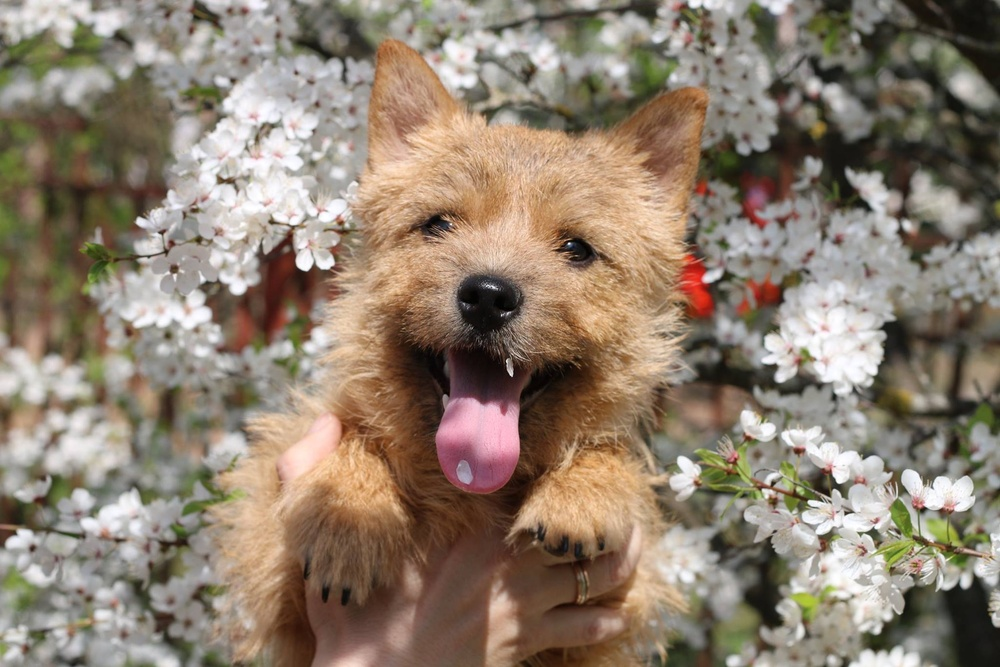
#> input picture 3 year, 1 semester/CV labs/im3.jpg, 1000 x 667 px, shrunk from 2048 x 1365 before the run
$ python 'lab 8.py'
#> lines starting #> are read from the running program, lines starting #| are printed output that depends on the picture
# -*- coding: utf-8 -*-
"""
Created on Tue Nov 27 21:53:16 2018

@author: User
"""

import cv2 as cv
from matplotlib import pyplot as plt

fn = 'im3.jpg'

im = cv.imread(fn);
#> im is the input picture: shape (667, 1000, 3); mean B, G, R 110.6, 127, 141.9
im = cv.cvtColor(im, cv.COLOR_BGR2RGB)

im_gray = cv.imread(fn, 0);
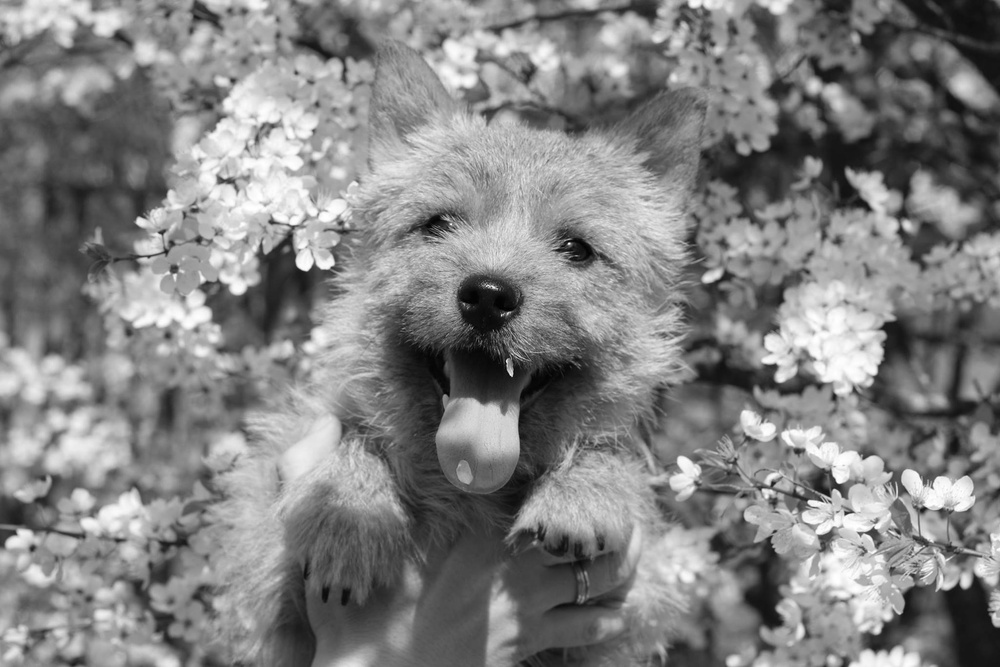
#> im_gray: shape (667, 1000); min 0, max 255, mean 129.6
im_gray = cv.cvtColor(im_gray, cv.COLOR_GRAY2RGB)
#> im_gray: shape (667, 1000, 3)

fig=plt.figure(figsize=(500, 1000))

sub = fig.add_subplot(1, 2, 1)
sub.set_title("ORIGINAL")
plt.imshow(im)

sub = fig.add_subplot(1, 2, 2)
sub.set_title("HALFTONE")
plt.imshow(im_gray)

$ run again, with 3 year, 1 semester/CV labs/im9.jpg copied over 3 year, 1 semester/CV labs/im3.jpg
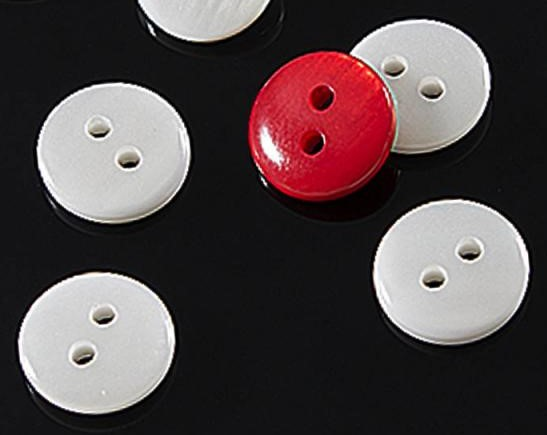
#> input picture 3 year, 1 semester/CV labs/im9.jpg, 547 x 435 px
#> im is the input picture: shape (435, 547, 3); mean B, G, R 72.5, 71, 82.5
#> `im_gray = cv.imread(fn, 0);`:
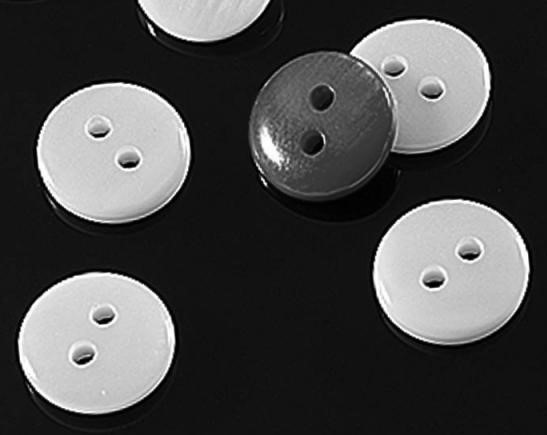
#> im_gray: shape (435, 547); min 0, max 255, mean 74.6

$ run again, with 3 year, 1 semester/CV labs/detail.jpg copied over 3 year, 1 semester/CV labs/im3.jpg
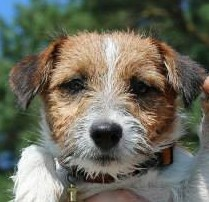
#> input picture 3 year, 1 semester/CV labs/detail.jpg, 209 x 202 px
#> im is the input picture: shape (202, 209, 3); mean B, G, R 93.9, 107.3, 108.4
#> `im_gray = cv.imread(fn, 0);`:
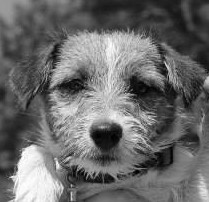
#> im_gray: shape (202, 209); min 0, max 255, mean 106.1

$ run again, with 3 year, 1 semester/CV labs/im.jpg copied over 3 year, 1 semester/CV labs/im3.jpg
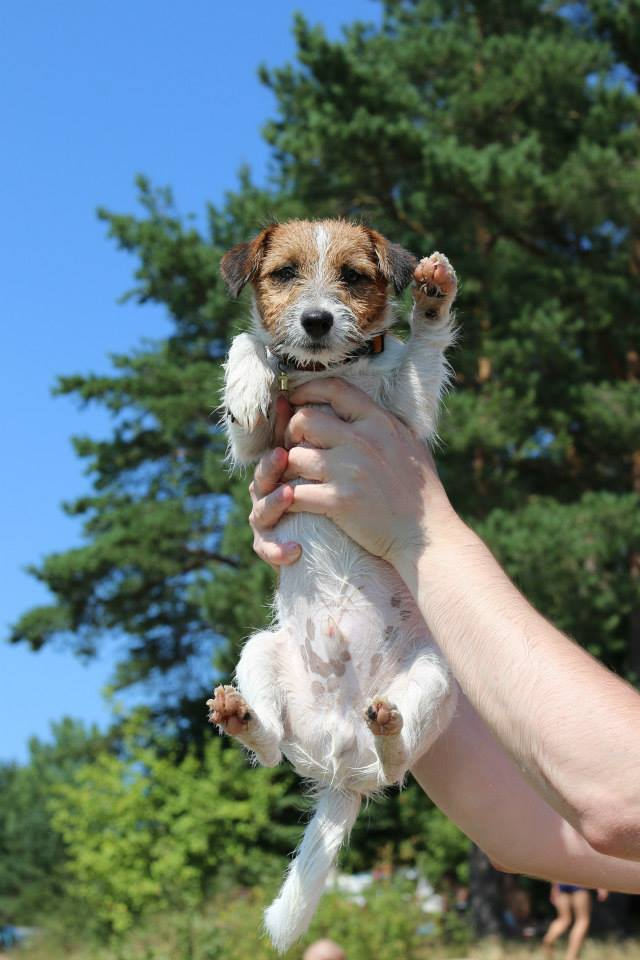
#> input picture 3 year, 1 semester/CV labs/im.jpg, 640 x 960 px
#> im is the input picture: shape (960, 640, 3); mean B, G, R 115.9, 118.2, 100.6
#> `im_gray = cv.imread(fn, 0);`:
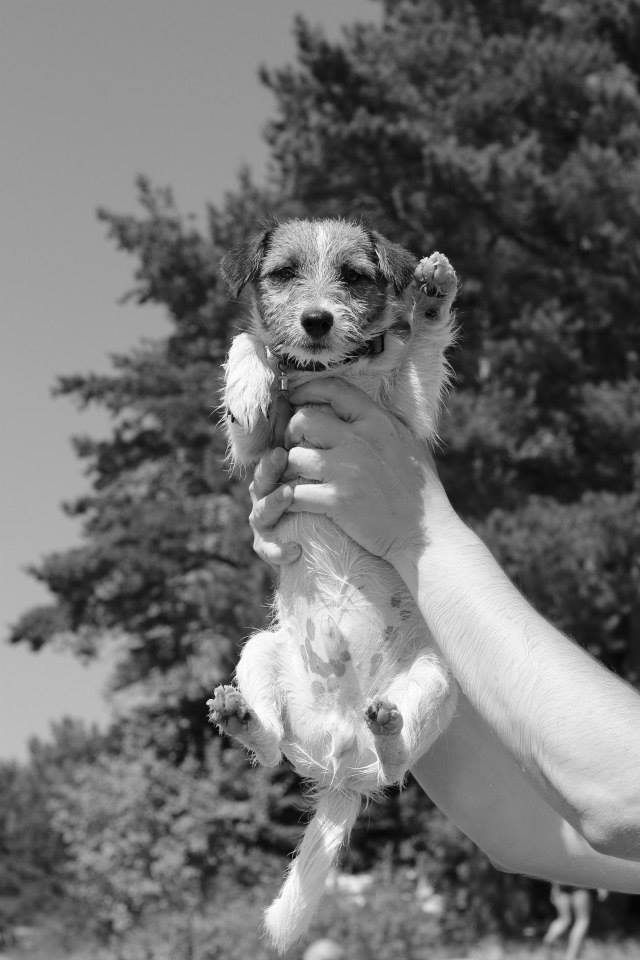
#> im_gray: shape (960, 640); min 0, max 255, mean 112.7
